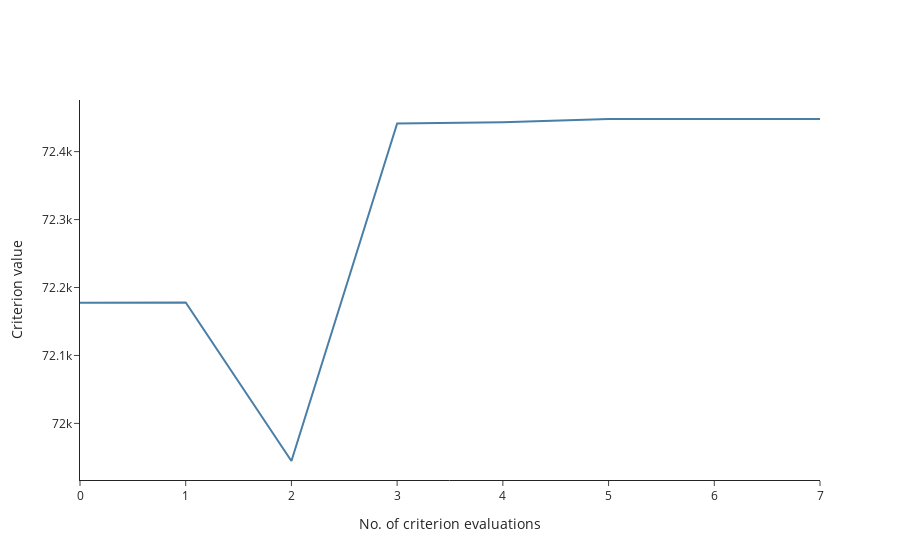

The code cell stored with this chart in its notebook:
### Code cell
criterion_plot(result)

### Figure 1 — Plotly figure (JSON) as saved in the notebook; plotly's stock layout.template omitted (floating-point values rounded to 4 significant figures)
{"data": [{"connectgaps": true, "line": {"color": "#497ea7"}, "mode": "lines", "name": "best result", "showlegend": false, "type": "scatter", "x": [0, 1, 2, 3, 4, 5, 6, 7], "y": [72180.0, 72180.0, 71940.0, 72440.0, 72440.0, 72450.0, 72450.0, 72450.0]}], "layout": {"xaxis": {"title": {"text": "No. of criterion evaluations"}}, "yaxis": {"title": {"text": "Criterion value"}}}}
